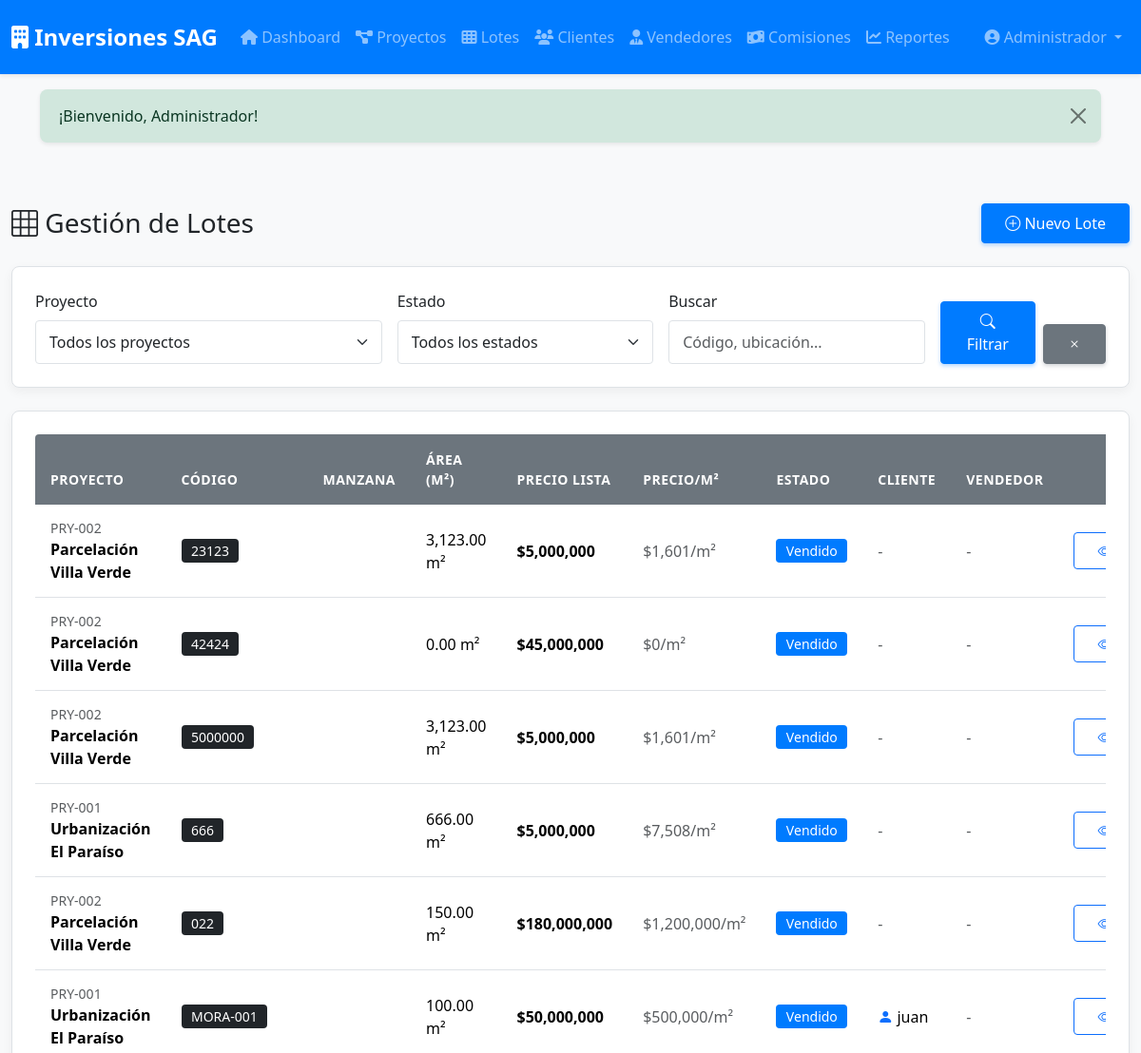
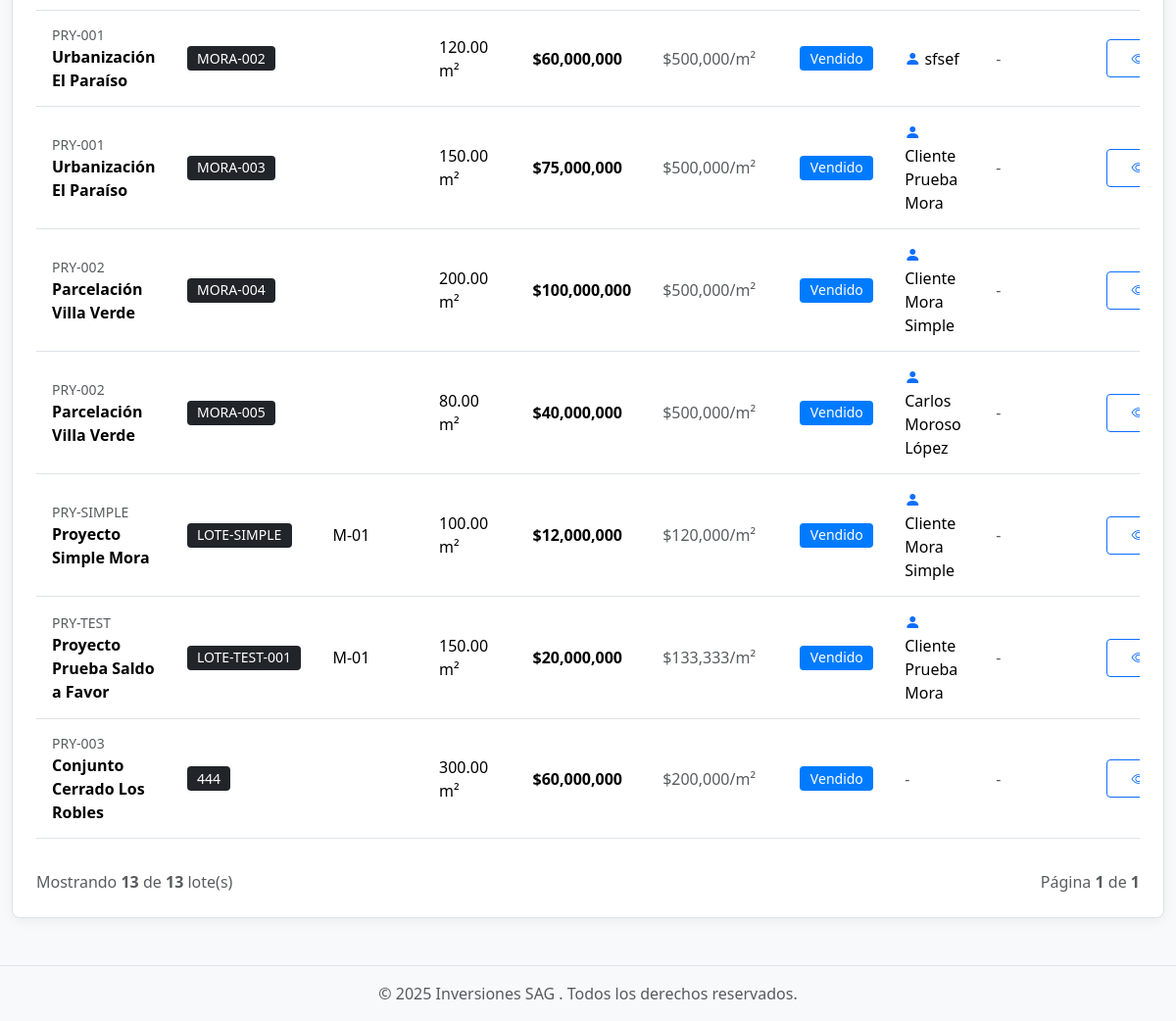
/lotes (signed in), run on the app's committed database (2 pictures, top to bottom).
### tables this page shows
CREATE TABLE `lotes` (
  `id` int(10) UNSIGNED NOT NULL,
  `proyecto_id` int(10) UNSIGNED NOT NULL,
  `codigo_lote` varchar(20) NOT NULL COMMENT 'Código del lote dentro del proyecto',
  `manzana` varchar(10) DEFAULT NULL COMMENT 'Manzana o sector',
  `ubicacion` varchar(255) DEFAULT NULL,
  `area_m2` decimal(10,2) NOT NULL COMMENT 'Área en metros cuadrados',
  `precio_lista` decimal(15,2) NOT NULL COMMENT 'Precio de lista del lote',
  `precio_venta` decimal(15,2) DEFAULT NULL COMMENT 'Precio real de venta (si difiere)',
  `cuota_inicial` decimal(15,2) DEFAULT NULL,
  `monto_financiado` decimal(15,2) DEFAULT NULL,
  `tasa_interes` decimal(5,2) DEFAULT NULL,
  `numero_cuotas` int(11) DEFAULT NULL,
  `saldo_a_favor` decimal(15,2) DEFAULT 0.00 COMMENT 'Saldo acumulado de pagos excedentes disponible para reajustar mora y compensar cuotas futuras',
  `plan_inicial_id` int(10) UNSIGNED DEFAULT NULL COMMENT 'FK al plan de pago inicial activo (si existe)',
  `fecha_inicio_amortizacion` date DEFAULT NULL,
  `estado` enum('disponible','reservado','vendido','bloqueado') NOT NULL DEFAULT 'disponible',
  `cliente_id` int(10) UNSIGNED DEFAULT NULL COMMENT 'Cliente dueño (si está vendido)',
  `vendedor_id` int(10) UNSIGNED DEFAULT NULL,
  `fecha_venta` date DEFAULT NULL,
  `observaciones` text DEFAULT NULL,
  `descripcion` text DEFAULT NULL,
  `created_at` timestamp NULL DEFAULT current_timestamp(),
  `updated_at` timestamp NULL DEFAULT current_timestamp() ON UPDATE current_timestamp()
);

CREATE TABLE `proyectos` (
  `id` int(10) UNSIGNED NOT NULL,
  `codigo` varchar(20) NOT NULL COMMENT 'Código único del proyecto',
  `nombre` varchar(150) NOT NULL,
  `ubicacion` varchar(255) DEFAULT NULL,
  `descripcion` text DEFAULT NULL,
  `estado` enum('activo','completado','pausado','cancelado') DEFAULT 'activo',
  `fecha_inicio` date DEFAULT NULL,
  `fecha_finalizacion` date DEFAULT NULL,
  `total_lotes` int(10) UNSIGNED DEFAULT 0 COMMENT 'Total de lotes en el proyecto',
  `observaciones` text DEFAULT NULL,
  `created_at` timestamp NULL DEFAULT current_timestamp(),
  `updated_at` timestamp NULL DEFAULT current_timestamp() ON UPDATE current_timestamp()
);

CREATE TABLE `clientes` (
  `id` int(10) UNSIGNED NOT NULL,
  `tipo_documento` enum('CC','NIT','CE','pasaporte') DEFAULT 'CC',
  `numero_documento` varchar(50) NOT NULL COMMENT 'Documento de identidad',
  `nombre` varchar(200) NOT NULL,
  `telefono` varchar(20) DEFAULT NULL,
  `email` varchar(150) DEFAULT NULL,
  `direccion` varchar(255) DEFAULT NULL,
  `ciudad` varchar(100) DEFAULT NULL,
  `observaciones` text DEFAULT NULL,
  `created_at` timestamp NULL DEFAULT current_timestamp(),
  `updated_at` timestamp NULL DEFAULT current_timestamp() ON UPDATE current_timestamp()
);

### app/Views/lotes/index.php (the view, shortened to what the rows shown need)
<div class="container-fluid py-4">
    <div class="d-flex justify-content-between align-items-center mb-4">
        <h1 class="h3 mb-0">
            <i class="bi bi-grid-3x3"></i> Gestión de Lotes
        </h1>
        <a href="/lotes/create" class="btn btn-primary">
            <i class="bi bi-plus-circle"></i> Nuevo Lote
        </a>
    </div>
    <div class="card mb-4">
        <div class="card-body">
            <form method="GET" action="/lotes" class="row g-3">
                <div class="col-md-4">
                    <label for="proyecto_id" class="form-label">Proyecto</label>
                    <select name="proyecto_id" id="proyecto_id" class="form-select">
                        <option value="">Todos los proyectos</option>
                    </select>
                </div>
                <div class="col-md-3">
                    <label for="estado" class="form-label">Estado</label>
                    <select name="estado" id="estado" class="form-select">
                        <option value="">Todos los estados</option>
                    </select>
                </div>
                <div class="col-md-3">
                    <label for="busqueda" class="form-label">Buscar</label>
                    <input type="text" name="busqueda" id="busqueda" class="form-control"
                           placeholder="Código, ubicación..."
                           value="<?= isset($filtros['busqueda']) ? htmlspecialchars($filtros['busqueda']) : '' ?>">
                </div>
                <div class="col-md-2 d-flex align-items-end">
                    <button type="submit" class="btn btn-primary w-100 me-2">
                        <i class="bi bi-search"></i> Filtrar
                    </button>
                    <a href="/lotes" class="btn btn-secondary">
                        <i class="bi bi-x"></i>
                    </a>
                </div>
            </form>
        </div>
    </div>
    <div class="card">
        <div class="card-body">
            <?php if (empty($lotes['data'])): ?>
                <div class="alert alert-info">
                    <i class="bi bi-info-circle"></i> No se encontraron lotes con los filtros seleccionados.
                </div>
            <?php else: ?>
                <div class="table-responsive">
                    <table class="table table-hover align-middle">
                        <thead class="table-light">
                            <tr>
                                <th>Proyecto</th>
                                <th>Código</th>
                                <th>Manzana</th>
                                <th>Área (m²)</th>
                                <th>Precio Lista</th>
                                <th>Precio/m²</th>
                                <th>Estado</th>
                                <th>Cliente</th>
                                <th>Vendedor</th>
                                <th class="text-center">Acciones</th>
                            </tr>
                        </thead>
                        <tbody>
                            <?php foreach ($lotes['data'] as $lote): ?>
                                <tr>
                                    <td>
                                        <small class="text-muted d-block"><?= htmlspecialchars($lote['proyecto_codigo']) ?></small>
                                        <strong><?= htmlspecialchars($lote['proyecto_nombre']) ?></strong>
                                    </td>
                                    <td><span class="badge bg-dark"><?= htmlspecialchars($lote['codigo_lote']) ?></span></td>
                                    <td><?= htmlspecialchars($lote['manzana']) ?></td>
                                    <td><?= number_format($lote['area_m2'], 2) ?> m²</td>
                                    <td><strong>$<?= number_format($lote['precio_lista'], 0) ?></strong></td>
                                    <td class="text-muted">$<?= number_format($lote['precio_m2'], 0) ?>/m²</td>
                                    <td>
                                        <span class="badge <?= $lote['badgeClass'] ?>">
                                            <?= ucfirst($lote['estado']) ?>
                                        </span>
                                    </td>
                                    <td>
                                        <?php if (!empty($lote['cliente_nombre'])): ?>
                                            <i class="bi bi-person-fill text-primary"></i>
                                            <?= htmlspecialchars($lote['cliente_nombre']) ?>
                                        <?php else: ?>
                                            <span class="text-muted">-</span>
                                        <?php endif; ?>
                                    </td>
                                    <td>
                                        <?php if (!empty($lote['vendedor_nombre'])): ?>
                                            <i class="bi bi-briefcase-fill text-success"></i>
                                            <?= htmlspecialchars($lote['vendedor_nombre']) ?>
                                        <?php else: ?>
                                            <span class="text-muted">-</span>
                                        <?php endif; ?>
                                    </td>
                                    <td class="text-center">
                                        <div class="btn-group btn-group-sm" role="group">
                                            <a href="/lotes/show/<?= $lote['id'] ?>"
                                               class="btn btn-outline-primary"
                                               data-bs-toggle="tooltip"
                                               title="Ver detalle">
                                                <i class="bi bi-eye"></i>
                                            </a>
                                        </div>
                                    </td>
                                </tr>
                            <?php endforeach; ?>
                        </tbody>
                    </table>
                </div>
                <div class="mt-3 d-flex justify-content-between align-items-center">
                    <p class="text-muted mb-0">
                        Mostrando <strong><?= count($lotes['data']) ?></strong> de <strong><?= number_format($lotes['total']) ?></strong> lote(s)
                    </p>
                    <p class="text-muted mb-0">
                        Página <strong><?= $lotes['current_page'] ?></strong> de <strong><?= $lotes['last_page'] ?></strong>
                    </p>
                </div>
            <?php endif; ?>
        </div>
    </div>
</div>

### core/Router.php (shortened to what the rows shown need)
<?php
class Router
{
    private $routes = [];
    public function __construct($baseUrl = '')
    {
        $this->baseUrl = rtrim($baseUrl, '/');
    }
    private function addRoute($method, $uri, $handler)
    {
        $uri = '/' . trim($uri, '/');
        $this->routes[] = [
            'method' => $method,
            'uri' => $uri,
            'handler' => $handler,
            'pattern' => $this->convertUriToPattern($uri)
        ];
    }
    private function convertUriToPattern($uri)
    {
        $pattern = preg_replace('/\{([a-z_]+)\}/', '([^/]+)', $uri);
        return '#^' . $pattern . '$#';
    }
    public function dispatch()
    {
        $requestMethod = $_SERVER['REQUEST_METHOD'];
        $requestUri = $this->getRequestUri();
        foreach ($this->routes as $route) {
            if ($route['method'] !== $requestMethod) {
                continue;
            }
            if (preg_match($route['pattern'], $requestUri, $matches)) {
                array_shift($matches);
                return $this->callHandler($route['handler'], $matches);
            }
        }
    }
    private function getRequestUri()
    {
        $uri = parse_url($_SERVER['REQUEST_URI'], PHP_URL_PATH);
        return '/' . trim($uri, '/');
    }
    private function callHandler($handler, $params = [])
    {
        if (is_string($handler) && strpos($handler, '@') !== false) {
            list($controller, $method) = explode('@', $handler);
            $controllerInstance = new $controllerClass();
            return call_user_func_array([$controllerInstance, $method], $params);
        }
        throw new Exception("Invalid route handler");
    }
}

### data on the page
lotes: proyecto.codigo "PRY-002", proyecto.nombre "Parcelación Villa Verde", codigo_lote "23123", area_m2 "3,123.00", precio_lista "5,000,000", precio_m2 "1,601", estado "Vendido"
lotes: proyecto.codigo "PRY-002", proyecto.nombre "Parcelación Villa Verde", codigo_lote "42424", area_m2 "0.00", precio_lista "45,000,000", precio_m2 "0", estado "Vendido"
lotes: proyecto.codigo "PRY-002", proyecto.nombre "Parcelación Villa Verde", codigo_lote "5000000", area_m2 "3,123.00", precio_lista "5,000,000", precio_m2 "1,601", estado "Vendido"
lotes: proyecto.codigo "PRY-001", proyecto.nombre "Urbanización El Paraíso", codigo_lote "666", area_m2 "666.00", precio_lista "5,000,000", precio_m2 "7,508", estado "Vendido"
lotes: proyecto.codigo "PRY-002", proyecto.nombre "Parcelación Villa Verde", codigo_lote "022", area_m2 "150.00", precio_lista "180,000,000", precio_m2 "1,200,000", estado "Vendido"
lotes: proyecto.codigo "PRY-001", proyecto.nombre "Urbanización El Paraíso", codigo_lote "MORA-001", area_m2 "100.00", precio_lista "50,000,000", precio_m2 "500,000", estado "Vendido", cliente.nombre "juan"
lotes: proyecto.codigo "PRY-001", proyecto.nombre "Urbanización El Paraíso", codigo_lote "MORA-002", area_m2 "120.00", precio_lista "60,000,000", precio_m2 "500,000", estado "Vendido", cliente.nombre "sfsef"
lotes: proyecto.codigo "PRY-001", proyecto.nombre "Urbanización El Paraíso", codigo_lote "MORA-003", area_m2 "150.00", precio_lista "75,000,000", precio_m2 "500,000", estado "Vendido", cliente.nombre "Cliente Prueba Mora"
lotes: proyecto.codigo "PRY-002", proyecto.nombre "Parcelación Villa Verde", codigo_lote "MORA-004", area_m2 "200.00", precio_lista "100,000,000", precio_m2 "500,000", estado "Vendido", cliente.nombre "Cliente Mora Simple"
lotes: proyecto.codigo "PRY-002", proyecto.nombre "Parcelación Villa Verde", codigo_lote "MORA-005", area_m2 "80.00", precio_lista "40,000,000", precio_m2 "500,000", estado "Vendido", cliente.nombre "Carlos Moroso López"
lotes: proyecto.codigo "PRY-SIMPLE", proyecto.nombre "Proyecto Simple Mora", codigo_lote "LOTE-SIMPLE", manzana "M-01", area_m2 "100.00", precio_lista "12,000,000", precio_m2 "120,000", estado "Vendido", cliente.nombre "Cliente Mora Simple"
lotes: proyecto.codigo "PRY-TEST", proyecto.nombre "Proyecto Prueba Saldo a Favor", codigo_lote "LOTE-TEST-001", manzana "M-01", area_m2 "150.00", precio_lista "20,000,000", precio_m2 "133,333", estado "Vendido", cliente.nombre "Cliente Prueba Mora"
lotes: proyecto.codigo "PRY-003", proyecto.nombre "Conjunto Cerrado Los Robles", codigo_lote "444", area_m2 "300.00", precio_lista "60,000,000", precio_m2 "200,000", estado "Vendido"
proyectos: id "13", total_lotes "1"

### other printed values
count($lotes['data']) "13"
